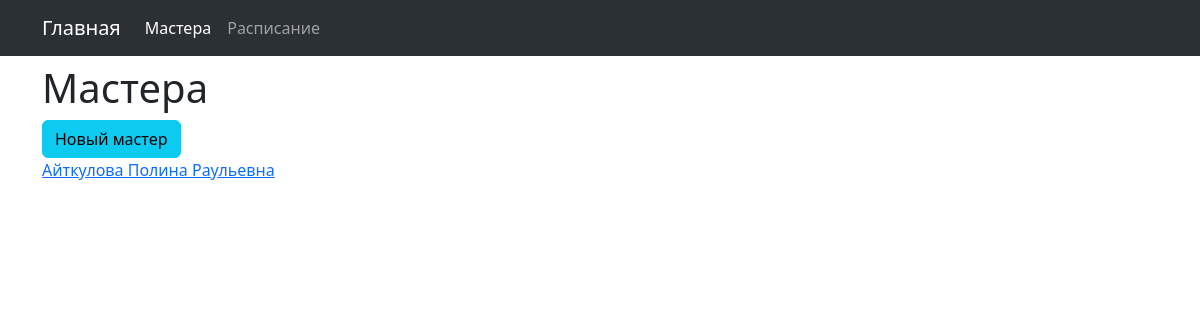
/employee/, run on an earlier commit of the app's database.
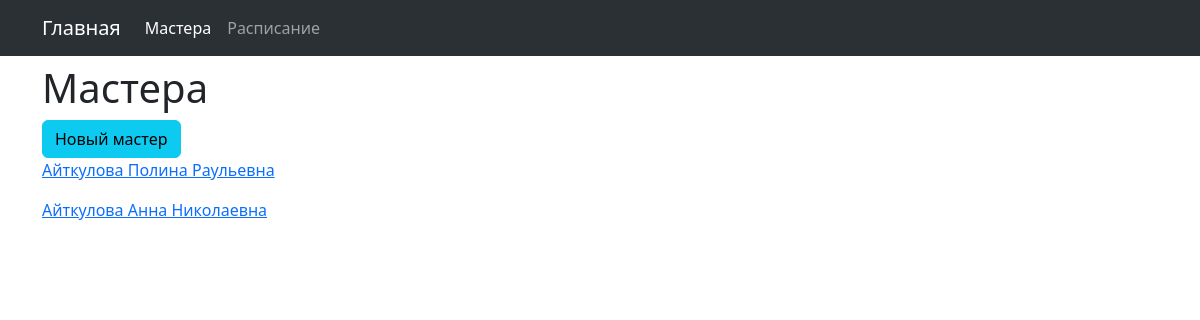
And on a later commit of the database.
### data/employee.py (models this page shows)
class Employee(SqlAlchemyBase):
    __tablename__ = 'employee'
    id = Column(Integer, primary_key=True, autoincrement=True)
    name = Column(String(20))
    surname = Column(String(30))
    middle_name = Column(String(30))
    timetables = relationship("Timetable", back_populates="employee", cascade="all, delete-orphan")
    def __str__(self):
        return f"{self.surname} {self.name} {self.middle_name}"

### employee/blueprint.py (the view)
@employee.route('/')
def index():
    db_sess = db_session.create_session()
    employees = db_sess.query(Employee).all()
    return render_template('employee/index.html', obj=employees)

### data/db_session.py (called while the page is built)
def create_session() -> Session:
    global __factory
    return __factory()

### employee/templates/employee/index.html (shortened to what this page needs)
{% extends "base.html" %}
{% block content_title %}
<h1>Мастера</h1>
{% endblock %}
{% block content %}
<div class="col-md-6">
    <a class="btn btn-info" href="{{url_for('employee.create')}}">Новый мастер</a>
        {% for item in obj %}
            <div class="form-group">
                <p>
                   <a href="#">{{item}}</a>
                </p>
            </div>
        {% endfor %}
</div>
{% endblock %}

What changed in the data, as far as the page shows it:
now on this page (row edited): Employee: surname+name+middle_name "Айткулова Анна Николаевна"
